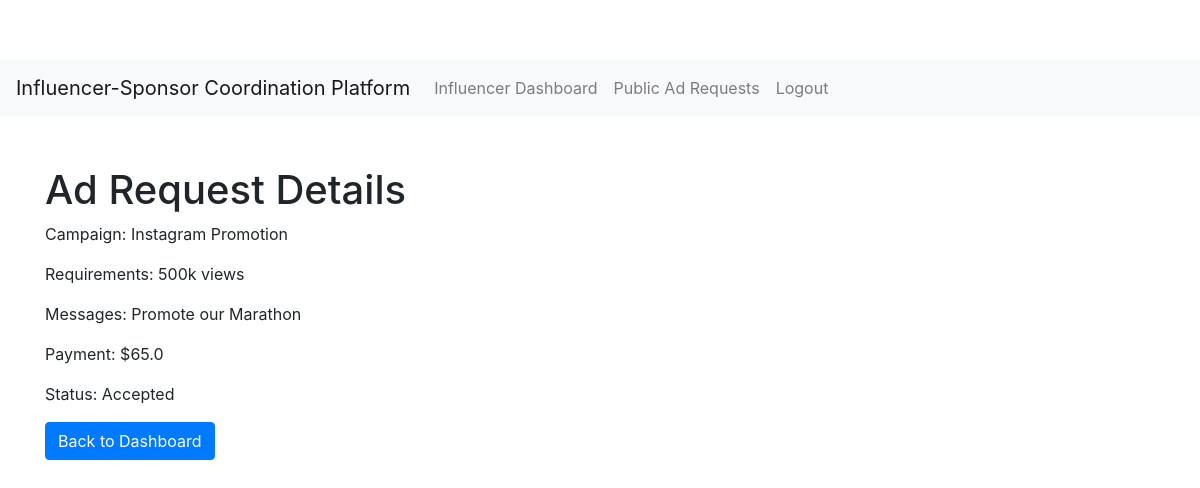
/influencer/view_ad_request/1 (signed in), run on the app's committed database.
### app/models.py (models this page shows)
class Campaign(db.Model):
    id = db.Column(db.Integer, primary_key=True)
    name = db.Column(db.String(100), nullable=False)
    description = db.Column(db.Text, nullable=False)
    start_date = db.Column(db.DateTime, nullable=False, default=datetime.utcnow)
    end_date = db.Column(db.DateTime, nullable=False)
    budget = db.Column(db.Float, nullable=False)
    visibility = db.Column(db.String(10), nullable=False)  # 'public', 'private'
    goals = db.Column(db.Text, nullable=False)
    sponsor_id = db.Column(db.Integer, db.ForeignKey('user.id'), nullable=False)
    sponsor = db.relationship('User', backref='campaigns')
    flagged = db.Column(db.Boolean, default=False)

class AdRequest(db.Model):
    id = db.Column(db.Integer, primary_key=True)
    campaign_id = db.Column(db.Integer, db.ForeignKey('campaign.id'), nullable=False)
    influencer_id = db.Column(db.Integer, db.ForeignKey('user.id'), nullable=False)
    messages = db.Column(db.Text, nullable=False)
    requirements = db.Column(db.String(50), nullable=False)
    payment_amount = db.Column(db.Float, nullable=False)
    status = db.Column(db.String(15), nullable=False, default='Pending')  # Set default to 'Pending'
    campaign = db.relationship('Campaign', backref='ad_requests')
    influencer = db.relationship('User', backref='ad_requests')                  # Reverse relationship

### app/views/influencer.py (the view)
@influencer_bp.route('/view_ad_request/<int:ad_request_id>')
@login_required
def view_ad_request(ad_request_id):
    ad_request = AdRequest.query.get_or_404(ad_request_id)
    if ad_request.influencer_id != current_user.id:
        flash('You are not authorized to view this ad request.', 'danger')
        return redirect(url_for('influencer.dashboard'))
    return render_template('influencer/view_ad_request.html', ad_request=ad_request)

### app/models.py (called while the page is built)
@login_manager.user_loader
def load_user(user_id):
    return User.query.get(int(user_id))

### app/templates/influencer/view_ad_request.html (shortened to what this page needs)
{% extends "layout.html" %}
{% block content %}
<h1>Ad Request Details</h1>
<p>Campaign: {{ ad_request.campaign.name }}</p>
<p>Requirements: {{ ad_request.requirements }}</p>
<p>Messages: {{ ad_request.messages }}</p>
<p>Payment: ${{ ad_request.payment_amount }}</p>
<p>Status: {{ ad_request.status }}</p>
<a href="{{ url_for('influencer.dashboard') }}" class="btn btn-primary">Back to Dashboard</a>
{% endblock %}

### app/static/css/style.css (style rules this page uses)
body { padding-top: 60px; background-color: #f8f9fa; }
.btn { padding: 10px 20px; border-radius: 5px; font-size: 1.1rem; }
.btn-primary { background-color: #007bff; border-color: #007bff; }

### data on the page
Campaign: campaign.name "Instagram Promotion"
AdRequest: requirements "500k views", messages "Promote our Marathon", payment_amount "65.0", status "Accepted"
